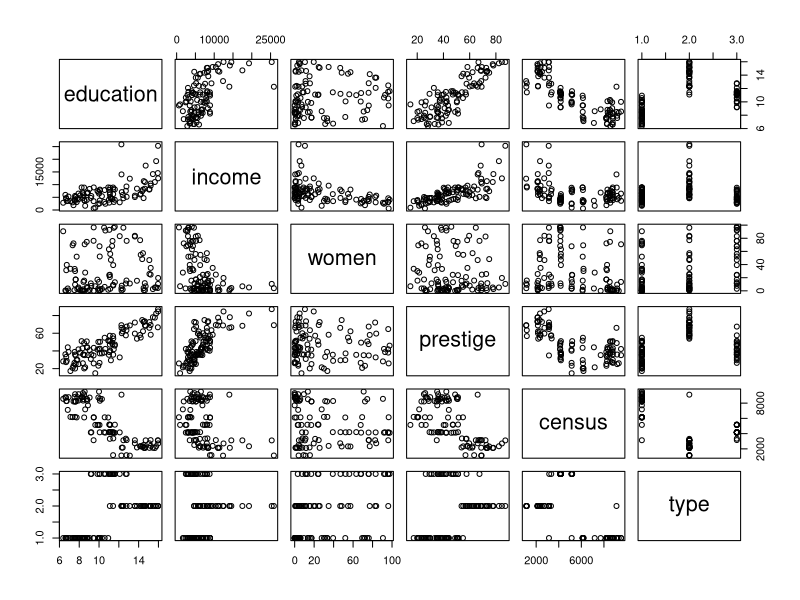
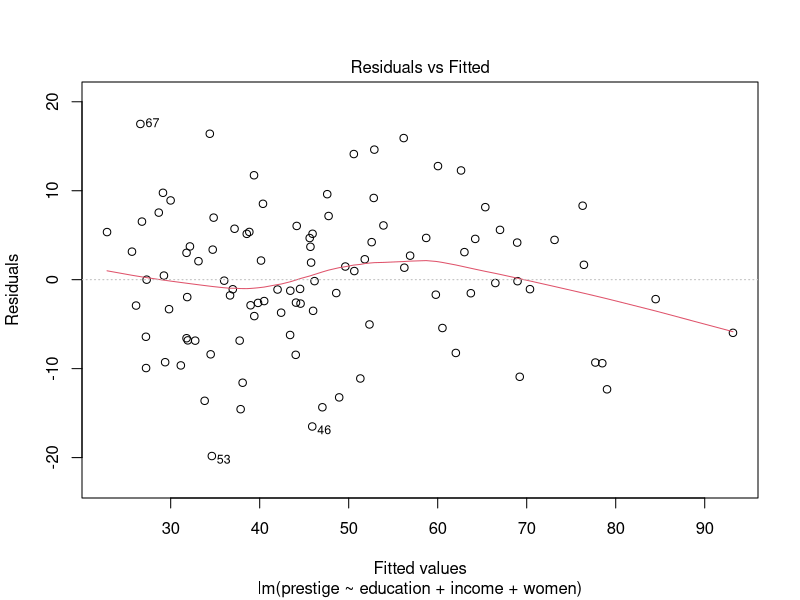
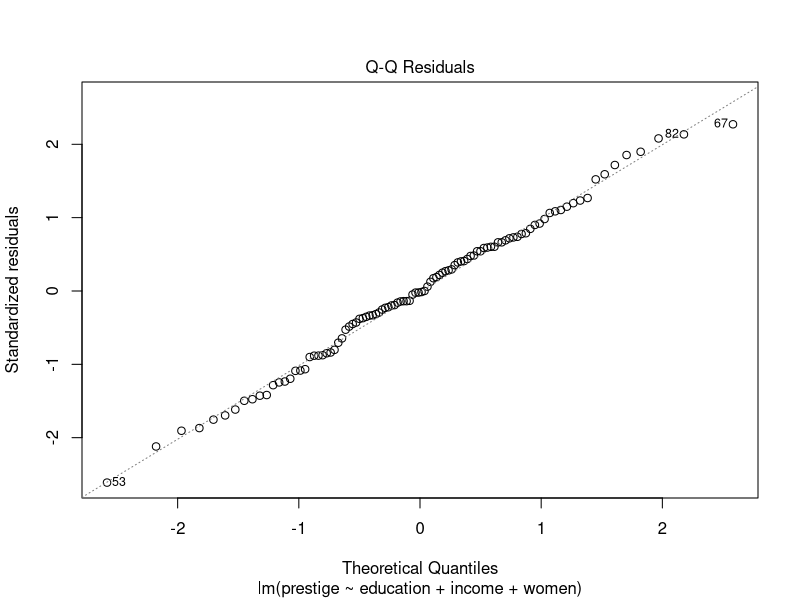
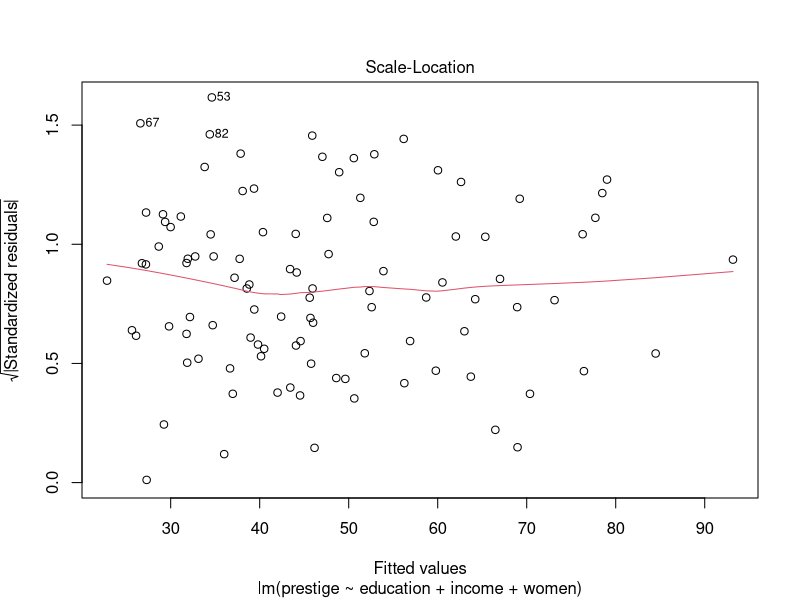
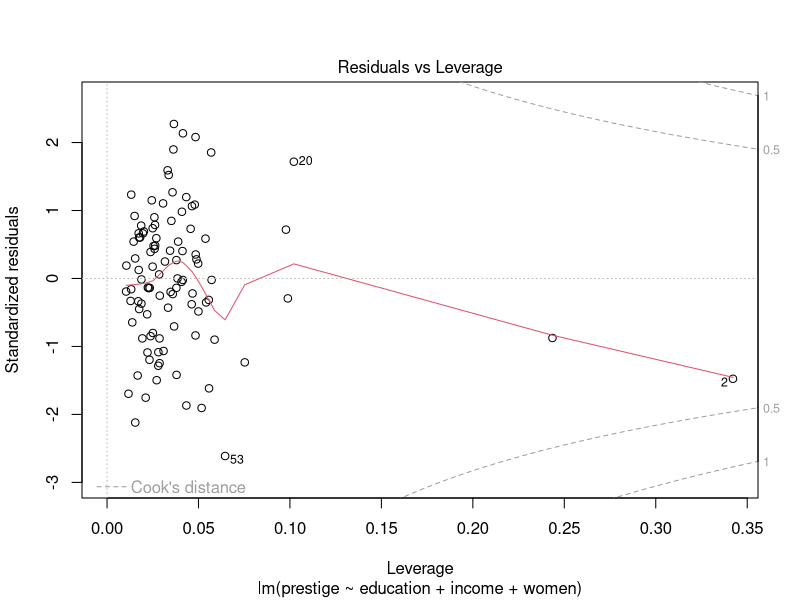
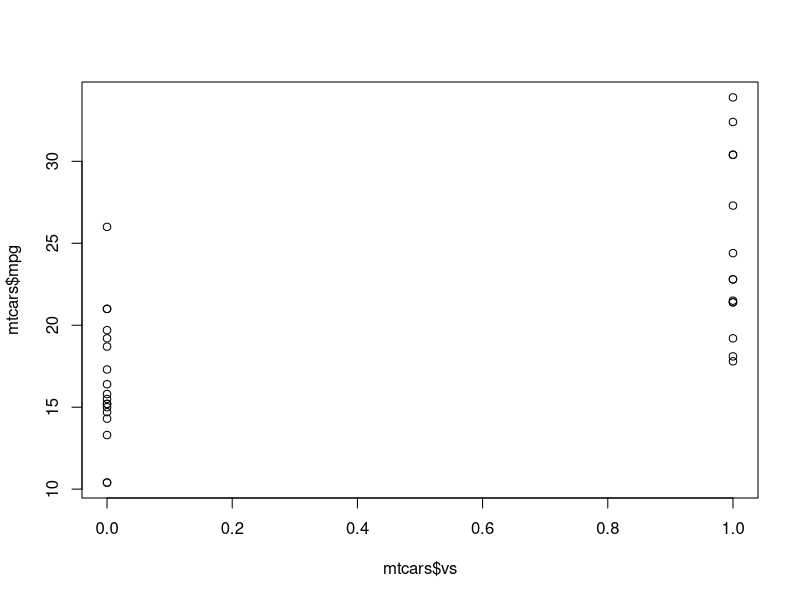

Generate these figures, in order, with R: (Note: this script raises an error after producing the figures.)
# regression analysis 
# model building, diagnostics, tests

library(car)
prestige <- carData::Prestige
data.table::setDT(prestige)

prestige

# linear regression ----

# x: education, income, women
# y: prestige 

plot(prestige)

# step 1, eda
# seems to have strong relationship between edu v pres, income v pres
# not so much women v pres

# check correlation 
cor(prestige$education, prestige$prestige) # 0.85
cor(prestige$income, prestige$prestige) # 0.71
cor(prestige$women, prestige$prestige) # -0.11

# step 2, build lm 

m1 <- lm(prestige ~ education + income + women, 
         data = prestige)

summary(m1)

plot(m1)


# model selection ----
# backward
m11 <- lm(prestige ~ education + income, 
          data = prestige)

summary(m11)


m10 <- lm(prestige ~ education, data = prestige)

# option 1: F-test
# anova to compare two models
anova(m1, m11)
anova(m1, m10)

# option 2: likelihood ratio test (not common in LR)
lmtest::lrtest(m1, m11) # not sig
lmtest::lrtest(m1, m10) # sig


# adding 'women' does not reduce the errors significantly
# while income is significant


AIC(m1, m11, m10) # m11 is the best

BIC(m1, m11, m10)

# collinearity  ----
?vif




# _______ ----
# logistic regression -----

mtcars
head(mtcars)
plot(mtcars$vs, mtcars$mpg)

mlr1 <- glm(vs ~ mpg + wt, family = 'binomial', data = mtcars)
summary(mlr1)

# z-values are the wald test statistics


mlr2 <- glm(vs ~ mpg, family = 'binomial', data = mtcars)
summary(mlr2)

# the null deviance are the same
# residual deviance slightly different
# we removed an insig variable so not surprising

anova(mlr2, mlr1, test = 'Chisq') # analysis of deviance



# _______ -----
# cox regression ----

lung
head(lung)

coxm1 <- coxph(Surv(time, status) ~ age+sex, data = lung)

coxm2 <- coxph(Surv(time, status) ~ age, data = lung)

summary(coxm1)
summary(coxm2)

# model comparsion with lRT

anova(coxm1, coxm2, test = 'Chisq')

# log rank test, test survival curve differences
# sex is significant
survdiff(Surv(time, status) ~ sex, data = lung)
?survdiff


# test for proportional hazard assumption
cox.zph(coxm1)
# non significant, no covariate violated

# shoenfeld residual 
plot(cox.zph(coxm1))

# martingale residual 

res_mart <- residuals(coxm1, type = 'martingale')
plot(res_mart)

res_dev <- residuals(coxm1, type = 'deviance')
plot(res_dev)



